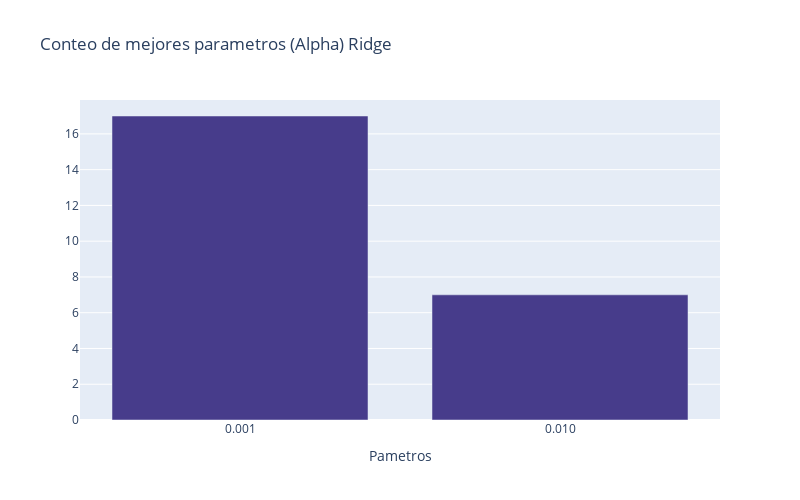

Notebook source saved alongside this figure:
### Markdown cell above
Con la gráfica anterior ilustramos que el modelo que fue mas escogido por nuestro programa es la ventana de 14 días y vemos que nuevamente la ventana de 28 días no fue elegida para ninguno de los 24 modelos.

### Code cell
fig = go.Figure()

x=['0.001','0.010' ]
alphass=modelos_lasso['Mejor Alpha'].value_counts()
fig.add_trace(go.Bar(x=x,y=alphass, marker_color='#473C8B'))

fig.update_layout(
    title='Conteo de mejores parametros (Alpha) Ridge',
    xaxis_title='Pametros',
    yaxis_title='',
    width=800,   
    height=500   
)

fig.show()

### Figure 1 — Plotly figure (JSON) as saved in the notebook; plotly's stock layout.template omitted (floating-point values rounded to 4 significant figures)
{"data": [{"marker": {"color": "#473C8B"}, "type": "bar", "x": ["0.001", "0.010"], "y": [17, 7]}], "layout": {"height": 500, "title": {"text": "Conteo de mejores parametros (Alpha) Ridge"}, "width": 800, "xaxis": {"title": {"text": "Pametros"}}, "yaxis": {"title": {"text": ""}}}}
